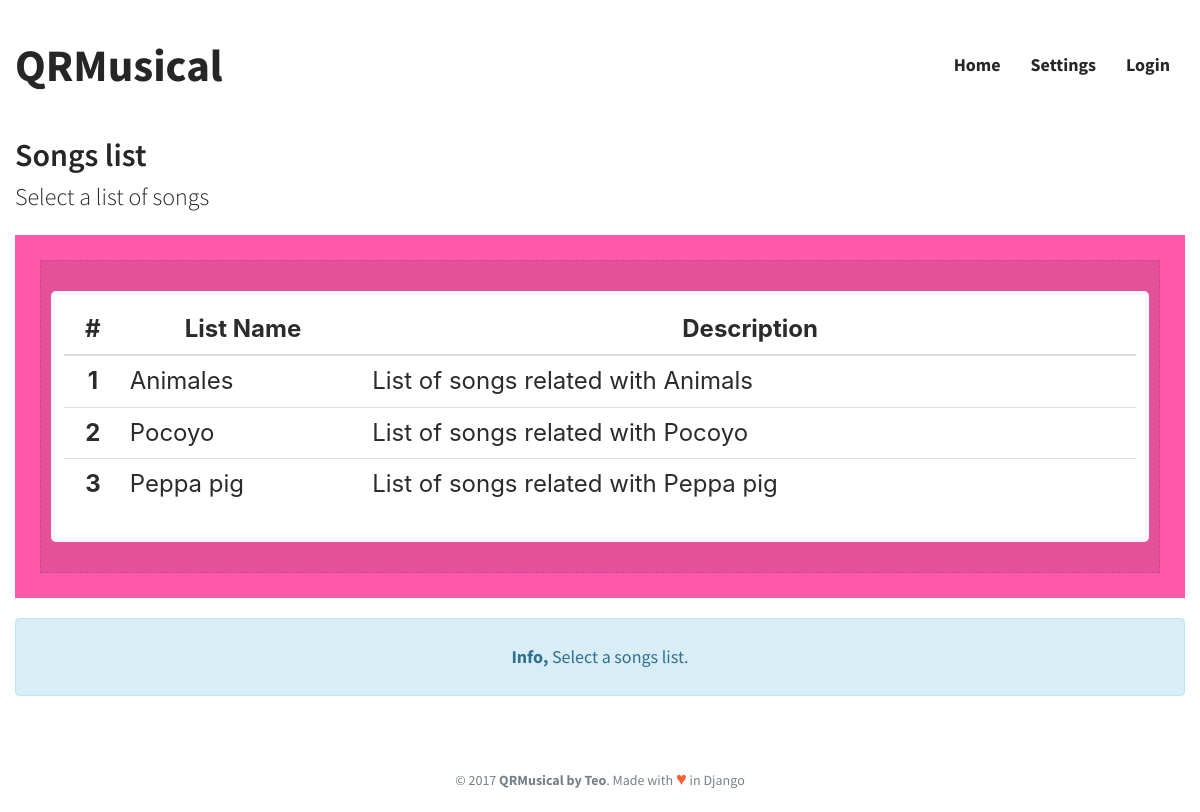
The app's page /play/songs_list/ with its own data.
### appQRMusical/models.py (models this page shows, shortened)
class Player(models.Model):
	id = models.AutoField(primary_key=True)
	name = models.CharField(max_length=100)
	description = models.CharField(max_length=200, blank=True)
	enabled = models.BooleanField(default=False)

### appQRMusical/views.py (the view)
# urls.py: url(r'^play/songs_list/$', Songs.as_view(), name='songs_list'),
class Songs(ListView):
	model = Player
	template_name="songs_list.html"
	def get_context_data(self, **kwargs):
		context = super(Songs, self).get_context_data(**kwargs)
		context['QRM_color'] = "QRM_pink"
		context['message_alert'] = "alert-info"
		context['message_head'] = "Info, "
		context['message_text'] = "Select a songs list."
		context['title'] = "Songs list"
		context['subtitle'] = "Select a list of songs"
		return context

### appQRMusical/templates/songs_list.html
{% extends "body.html" %}
{% block content_wrapper %}
<div class="col-sm-12 QRM_box {{QRM_color}}">
	<div class="QRM_box_in">
		<div class="QRM_wrapper_table">
			<table class="table table-hover">
				<thead>
					<tr>
						<th>#</th>
						<th>List Name</th>
						<th>Description</th>
			    	</tr>
				</thead>
				<tbody>
					{% for son in object_list %}
						<tr onclick="document.location = '{% url 'player_game' son.id %}';">
		      				<th scope="row">{{ son.id }}</th>
		      				<td>{{ son.name }}</td>
		      				<td>{{ son.description }}</td>
		    			</tr>
					{% endfor %}
				</tbody>
			</table>
		</div>
	</div>
</div>
{% include "message.html" %}
{% endblock content_wrapper %}

### appQRMusical/static/css/QRMusical.css (style rules this page uses)
.QRM_box { margin-left: auto; margin-right: auto; margin-top: 20px; padding: 25px; text-align: center; font-size: 24px; line-height: 36px; -webkit-transition-duration: 0.4s; transition-duration: 0.4s; }
.QRM_box_in { border-style: dashed; border-width: thin; border-color: rgba(0, 0, 0, 0.1); background-color: rgba(0, 0, 0, 0.1); color: #fff; padding: 20px; }
.QRM_pink { background-color: #FF59AC; }
.QRM_wrapper_table { padding: 1.5rem; margin-right: 0; margin-bottom: 0; margin-left: 0; border-width: .2rem; position: relative; padding: 1rem; margin: 1rem -1rem; border: solid #f7f7f9; background-color: white; border-radius: 5px; }
body { font-family: 'Source Sans Pro', Helvetica, Arial, sans-serif; -webkit-font-smoothing: antialiased; }
table { font-family: -apple-system,system-ui,BlinkMacSystemFont,"Segoe UI",Roboto,"Helvetica Neue",Arial,sans-serif; color: #292b2c; }
td { text-align: left; vertical-align: middle; }
th { text-align: -webkit-center; }

### records on screen
Player: id "1", name "Animales", description "List of songs related with Animals"
Player: id "2", name "Pocoyo", description "List of songs related with Pocoyo"
Player: id "3", name "Peppa pig", description "List of songs related with Peppa pig"

### other values on screen
{{ title }} "Songs list"
{{ subtitle }} "Select a list of songs"
{{ message_head }} "Info,"
{{ message_text }} "Select a songs list."
